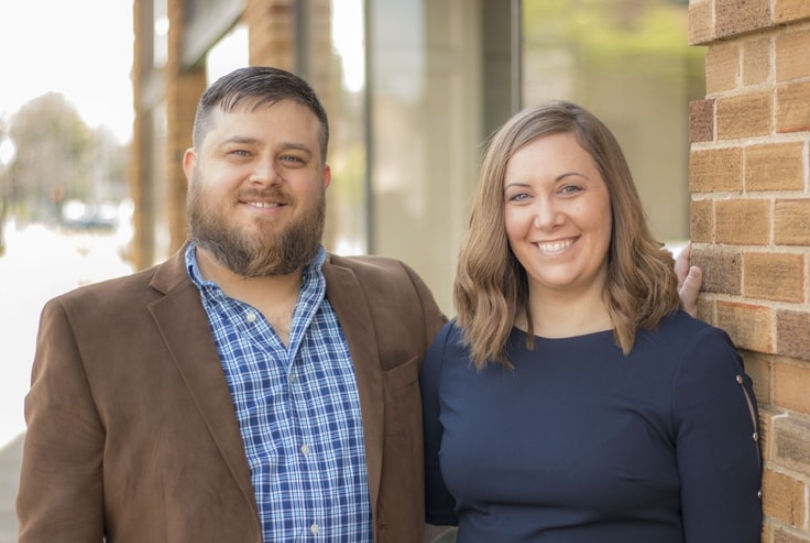
#> input picture pic/home.jpg, 810 x 543 px
$ python 051-haar.py
#> lines starting #> are read from the running program, lines starting #| are printed output that depends on the picture; after the words box and inside, x2 and y2 are one past the last pixel; in counts of white or black regions, pixels touching at a corner belong together
import cv2
import numpy as np


# Haar人脸识别

# 第一步 创建Haar级联器

# 导入人脸数据
facer = cv2.CascadeClassifier("./haarcascades/haarcascade_frontalface_default.xml")
# 导入眼睛数据
eyer = cv2.CascadeClassifier("./haarcascades/haarcascade_eye.xml")


#第二步 导入人脸识别的图片并将其灰度化


img = cv2.imread("./pic/home.jpg")
#> img is the input picture: shape (543, 810, 3); mean B, G, R 118.6, 129.7, 143.2
gray = cv2.cvtColor(img,cv2.COLOR_BGR2GRAY)
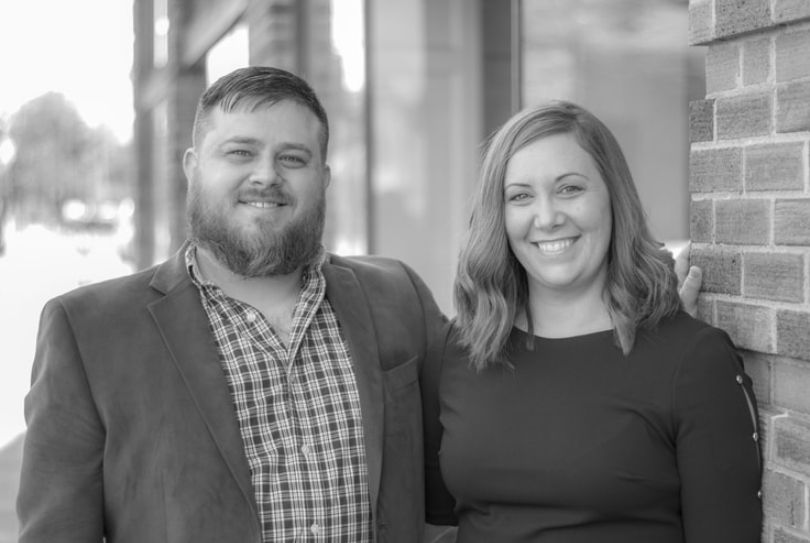
#> gray: shape (543, 810); min 3, max 255, mean 132.5

# 第三部 进行人脸识别
# [[x,y,w,h]]
faces = facer.detectMultiScale(gray,1.1,5)
#> faces = [[486, 144, 125, 125], [187, 102, 138, 138]]

i = 0
# 圈出人脸
for(x,y,w,h) in faces:
    cv2.rectangle(img,(x,y),(x+w,y+h),(0,0,255),2)
    # 取出
    roi_img = img[y:y+h,x:x+w]
    eyes = eyer.detectMultiScale(roi_img,1.1,5)
    # 圈出眼睛
    for(x,y,w,h) in eyes:
        cv2.rectangle(roi_img,(x,y),(x+w,y+h),(0,255,0),2)
    i+=1
    winname = "face"+str(i)
    cv2.imshow(winname,roi_img)
#> this loop made 2 passes
#> (eyes, i, winname) on passes 1 to 2: ([[62, 27, 37, 37], [21, 39, 27, 27]], 1, 'face1'), ([[38, 34, 34, 34], [91, 44, 29, 29], [82, 33, 42, 42]], 2, 'face2')
#> pass 1, `roi_img = img[y:y+h,x:x+w]`:
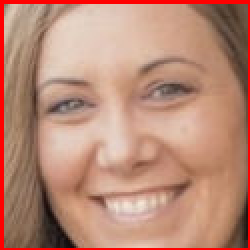
#> roi_img: shape (125, 125, 3) (shown 2 times larger); mean B, G, R 118.5, 138, 186.5
#> pass 1, `cv2.imshow(winname,roi_img)`:
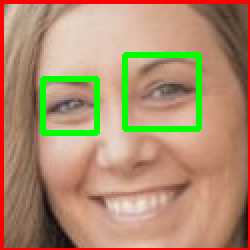
#> window 'face1': shape (125, 125, 3) (shown 2 times larger); mean B, G, R 111.3, 142.4, 176.6
#> pass 2, `roi_img = img[y:y+h,x:x+w]`:
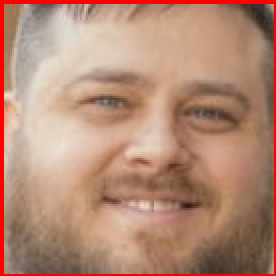
#> roi_img: shape (138, 138, 3) (shown 2 times larger); mean B, G, R 116.9, 137.7, 180.7
#> pass 2, `cv2.imshow(winname,roi_img)`:
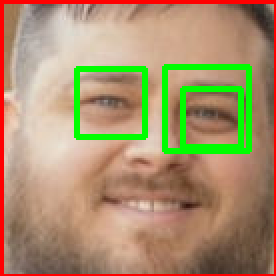
#> window 'face2': shape (138, 138, 3) (shown 2 times larger); mean B, G, R 108.8, 144.5, 168.7
#> after the loop:
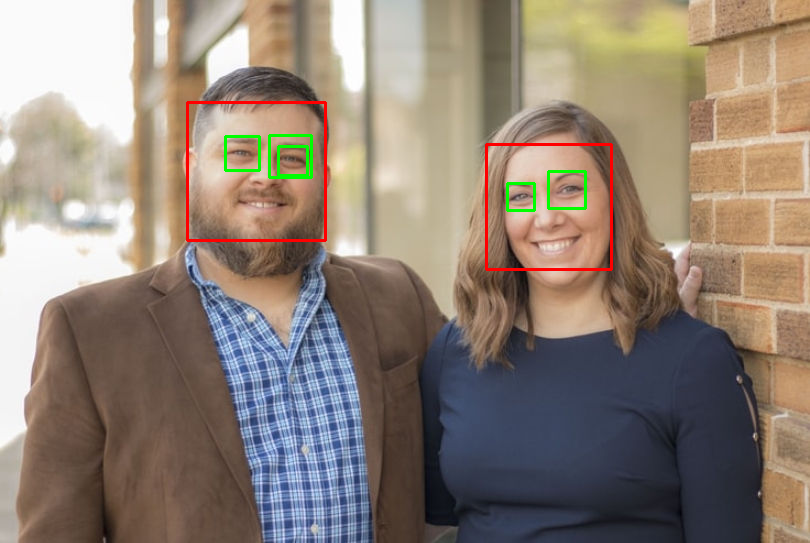
#> img: shape (543, 810, 3); 1.17% of pixels changed, all inside (x1, y1, x2, y2) = (186, 101, 613, 271)
#> after the loop, i = 2
cv2.imshow("img",img)
cv2.waitKey()
